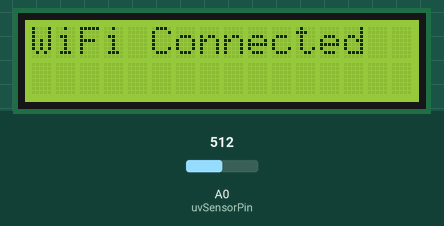
A sketch run on a simulated ESP8266 (NodeMCU). On the bench: 16×2 character LCD. The inputs (shaded band) are chosen by the test bench; at power-on: A0 (uvSensorPin) = 512. WiFi joins after 1.5 s; servers stay silent unless stated; uploads are accepted with an empty reply; what the sketch prints to the serial monitor is not drawn.

Above: at 2.1 s.
At 3.6 s:
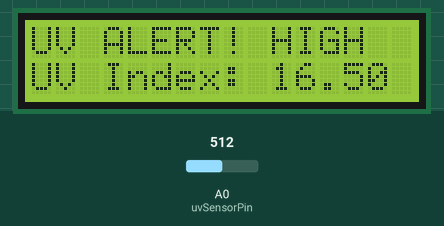
3.7 s: A0 (uvSensorPin) set to 360
At 7.1 s:
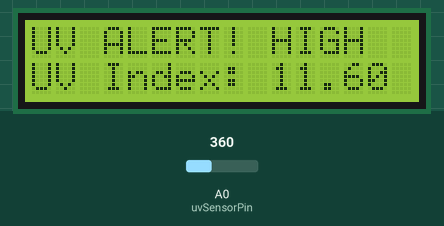
7.7 s: A0 (uvSensorPin) set to 331
At 10.0 s:
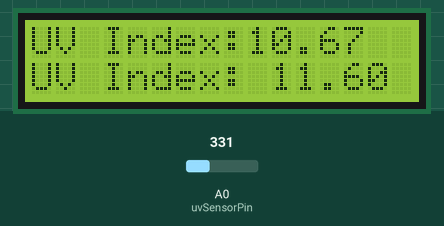
11.7 s: A0 (uvSensorPin) set to 306
At 13.5 s:
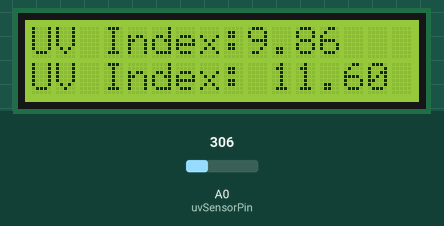
Timing chart, 0 to 15.0 s (numbered marks = the images above; inputs shaded):
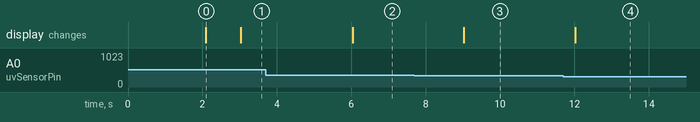

Measured:
- the behaviour switches between 342 and 341 on A0 (uvSensorPin) (found by bisection; images 2 and 3)
- after the input at 3.7 s, the display: changes after 2.3 s (image 2)
- after the input at 7.7 s, the display: changes after 1.3 s (image 3)
- after the input at 11.7 s, the display: changes after 0.32 s (image 4)
- what the display in image 0 shows lasts 0.9 s, from 2.1 s to 3.0 s

The sketch:

arduno.ino
```cpp
#include <ESP8266WiFi.h>
#include <ESP8266HTTPClient.h>
#include <ESP8266WebServer.h>
#include <Wire.h>
#include <LiquidCrystal_I2C.h>

ESP8266WebServer server(80);

const char* ssid = "";
const char* password = "";

const char* serverUrl = "http://192.168.127.13:5000/api/UvData";

const int uvSensorPin = A0;
float uvIndex = 0.0;
const float uvThreshold = 11.0;

LiquidCrystal_I2C lcd(0x27, 16, 2);

unsigned long previousLCDUpdateTime = 0;
unsigned long previousPostTime = 0;
const long lcdInterval = 3000;
const long postInterval = 3000;

float convertAnalogToUV(int sensorValue) {
  return sensorValue * (3.3 / 1024.0) * 10.0;
}

void sendUVDataToServer(float uvIndex) {
  WiFiClient client;

  if (WiFi.status() == WL_CONNECTED) {
    HTTPClient http;

    if (http.begin(client, serverUrl)) {
      char jsonData[40];
      snprintf(jsonData, sizeof(jsonData), "{\"uvIndex\": \"%.2f\"}", uvIndex);

      http.addHeader("Content-Type", "application/json");
      http.setTimeout(5000);

      int httpResponseCode = http.POST(jsonData);

      if (httpResponseCode > 0) {
        Serial.print("HTTP Response code: ");
        Serial.println(httpResponseCode);
      } else {
        Serial.print("Error code: ");
        Serial.println(httpResponseCode);
      }

      http.end();
    } else {
      Serial.println("Unable to connect to server");
    }
  } else {
    Serial.println("WiFi not connected");
  }
}

void setup() {
  Serial.begin(115200);

  lcd.init();
  lcd.backlight();
  lcd.setCursor(0, 0);
  lcd.print("Connecting...");

  // Connect to Wi-Fi
  WiFi.begin(ssid, password);
  Serial.print("Connecting to WiFi");

  int wifiRetryCount = 0;
  while (WiFi.status() != WL_CONNECTED && wifiRetryCount < 20) {
    delay(1000);
    Serial.print(".");
    wifiRetryCount++;
  }

  if (WiFi.status() == WL_CONNECTED) {
    Serial.println("WiFi connected!");
    lcd.setCursor(0, 0);
    lcd.print("WiFi Connected  ");
  } else {
    Serial.println("Failed to connect to WiFi.");
    lcd.setCursor(0, 0);
    lcd.print("WiFi Failed     ");
    return;
  }

  server.begin();
}

void loop() {
  unsigned long currentMillis = millis();

  if (currentMillis - previousLCDUpdateTime >= lcdInterval) {
    previousLCDUpdateTime = currentMillis;

    int uvSensorValue = analogRead(uvSensorPin);
    uvIndex = convertAnalogToUV(uvSensorValue);  // Convert sensor value to UV Index

    Serial.print("UV Index: ");
    Serial.println(uvIndex, 2);
    if (uvIndex > uvThreshold) {
      // If UV Index exceeds threshold, show warning
      lcd.setCursor(0, 0);
      lcd.print("UV ALERT! HIGH  ");
      lcd.setCursor(0, 1);
      lcd.print("UV Index:       ");
      lcd.setCursor(10, 1);
      lcd.print(uvIndex, 2);
    } else {
      lcd.setCursor(0, 0);
      lcd.print("UV Index:       ");
      lcd.setCursor(9, 0);
      lcd.print(uvIndex, 2);
    }
  }

  // Post UV data to the server
  if (currentMillis - previousPostTime >= postInterval) {
    previousPostTime = currentMillis;
    sendUVDataToServer(uvIndex);
  }
}
```
